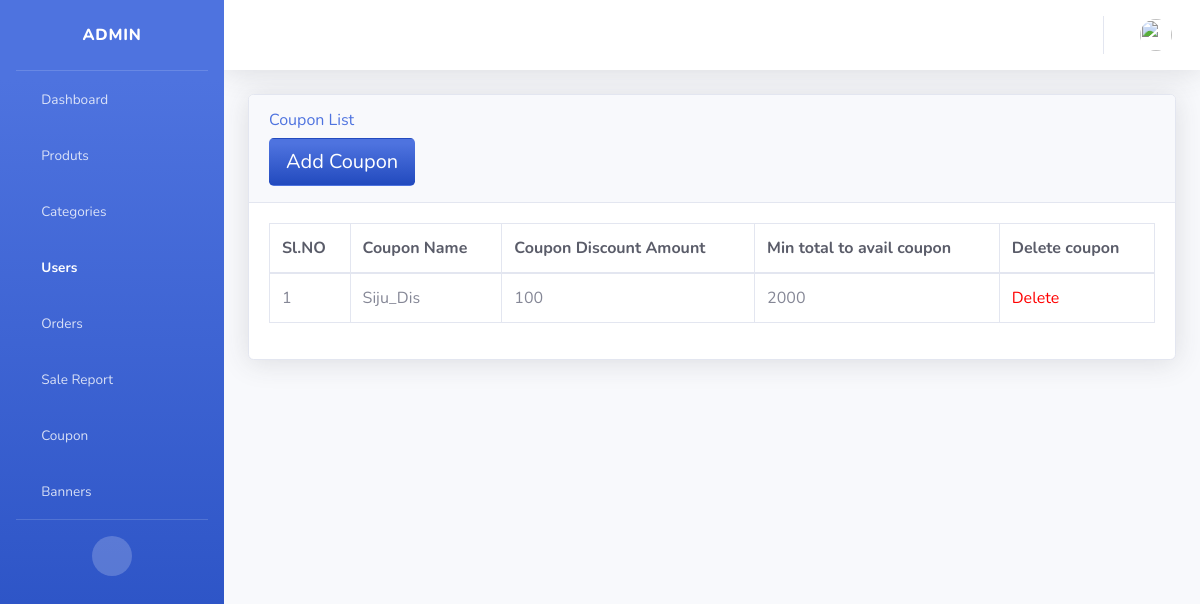
/admin_couponlist/, run on the app's committed database.
### products/models.py (models this page shows)
class Coupon(models.Model):
    coupon_name=models.CharField(max_length=200)
    expiry_at=models.BooleanField(default=True)
    coupon_dis_amount=models.PositiveIntegerField(default=100)
    coupon_minmun_amount=models.PositiveIntegerField(default=1000)

### products/views.py (the view)
# urls.py: path('admin_couponlist/',views.admin_couponlist, name = 'admin_couponlist'),
def admin_couponlist(request):
    coupon_obj=Coupon.objects.all()
    return render(request,'admin_couponlist.html',{'coupon_obj':coupon_obj})

### templates/admin_couponlist.html
{% extends 'admin_base.html'%}
{% load static %}
{% block content %}
                <div class="container-fluid">
                    <div class="card shadow mb-4">
                        <div class="card-header py-3">
                            <h6 class="text-primary ">Coupon List</h6>
                           <a href="{% url 'admin_addcoupon' %}"><button type="submit"
                             class="btn bg-gradient-primary  btn-lg gradient-custom-2 text-white">Add Coupon</button>
                            </a>
                        </div>
                        <div class="card-body">
                            <div class="table-responsive">
                                <table class="table table-bordered " id="" width="100%" cellspacing="0">
                                    <thead>
                                        <tr class=" text-dark">
                                            <th>Sl.NO</th>
                                            <th>Coupon Name</th>
                                            <th>Coupon Discount Amount</th>
                                            <th>Min total to avail coupon</th>
                                            <th>Delete coupon</th>
                                        </tr>
                                    </thead>
                                    <tbody>
                                        {% for i in coupon_obj %}
                                        <tr>
                                            <td>{{forloop.counter}}</td>
                                            <td>{{ i.coupon_name }}</td>
                                            <td>{{ i.coupon_dis_amount }}</td>
                                            <td>{{ i.coupon_minmun_amount }}</td>
                                            <td><a href="{% url 'delete_coupon' %}?uid={{i.id}}" style="color: red;">Delete</a></td>
                                        </tr>
                                        {% endfor %}
            </div>
{% endblock %}

### data on the page
Coupon: coupon_name "Siju_Dis", coupon_dis_amount "100", coupon_minmun_amount "2000"
